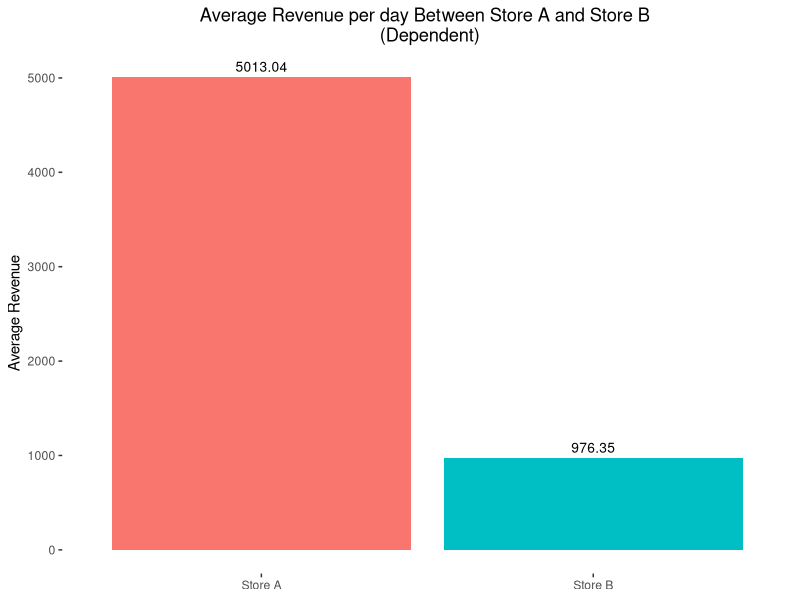
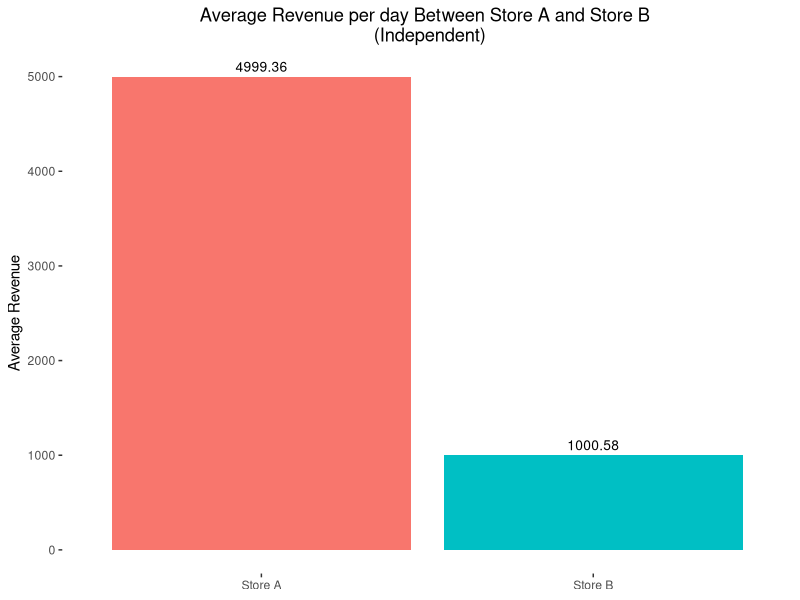

R code for these plots, in order:
set.seed(1)

library(ggplot2)
library(dplyr)

StoreA <- rnorm(365, 5000.21, 332) # Creates 365 samples of occurences, with a mean of 5000.21 and standard deviation of 332
StoreB <- rnorm(365, 1000.12, 332) # Creates 365 samples of occurences, with a mean of 1000.12 and standard deviation of 332

Revenue <- c(StoreA, StoreB) #Combines values into one column. All 365 values of Store A will be combined along with all 365 values of Store B

Store <- rep(c("Store A", "Store B"), each = 365) #Creates of column of Store A and Store B as the two levels. 365 iterations will be created for Store A and then Store \ 

Sales <- data.frame(Store, Revenue) #Creates a dataframe of the Revenue and their corresponding store 

TTestplot <- ggplot(Sales, aes(Store, Revenue, label = Revenue, fill = Store)) + 
	stat_summary(fun.y = "mean", geom = "bar") + #
	stat_summary(aes(label=round(..y..,2)), 
		fun.y=mean, geom="text", size=3.5, vjust = -0.5) + #Plots the text of the average value for each level
	theme(panel.background=element_blank()) + #Creates a blank background for the plot's panel
	theme(plot.background=element_blank()) + #Creates a blank background for the plot 
	theme(plot.title = element_text(hjust = 0.5))+ #Centers plot title
	theme(legend.position="none") + # Gets rid of the legend
	labs(title = "Average Revenue per day Between Store A and Store B \n (Dependent)", #Adds a title for the plot
		x = NULL, y = "Average Revenue" #Labels for the x and y axis
		)
   

ggsave("TTestPlot_Dep.jpeg", #Pathway to save plot to 
	TTestplot #Indicates to save the TTestplot 
)

write.csv(Sales, #Indicates to write the Sales dataframe
	"TestData_Dep.csv" #Indicates the filepath to save the data to
)

#performing dependent t-test (paired, because we used equal variance)
str(Sales)
x <- filter(Sales, Store == "Store B")
y <- filter(Sales, Store == "Store A")
t.test(x$Revenue, y$Revenue, paired = TRUE)

#p-value < 2.2e-16 is an extremely small
#There is a statistically signficiant difference in the means

#Similary, let us generate a new database with the same means as above, 
#(Indepenedent T-Test) but this time we use different variance as well

StoreA <- rnorm(365, 5000.21, 332) # Creates 365 samples of occurences, with a mean of 5000.21 and standard deviation of 332
StoreB <- rnorm(365, 1000.12, 66.4) # Creates 365 samples of occurences, with a mean of 1000.12 and standard deviation of 332

Revenue <- c(StoreA, StoreB) #Combines values into one column. All 365 values of Store A will be combined along with all 365 values of Store B

Store <- rep(c("Store A", "Store B"), each = 365) #Creates of column of Store A and Store B as the two levels. 365 iterations will be created for Store A and then Store \ 

Sales <- data.frame(Store, Revenue) #Creates a dataframe of the Revenue and their corresponding store 

TTestplot <- ggplot(Sales, aes(Store, Revenue, label = Revenue, fill = Store)) + 
  stat_summary(fun.y = "mean", geom = "bar") + #
  stat_summary(aes(label=round(..y..,2)), 
               fun.y=mean, geom="text", size=3.5, vjust = -0.5) + #Plots the text of the average value for each level
  theme(panel.background=element_blank()) + #Creates a blank background for the plot's panel
  theme(plot.background=element_blank()) + #Creates a blank background for the plot 
  theme(plot.title = element_text(hjust = 0.5))+ #Centers plot title
  theme(legend.position="none") + # Gets rid of the legend
  labs(title = "Average Revenue per day Between Store A and Store B \n (Independent)", #Adds a title for the plot
       x = NULL, y = "Average Revenue" #Labels for the x and y axis
  )

ggsave("TTestPlot_Indep.jpeg", #Pathway to save plot to 
      TTestplot #Indicates to save the TTestplot 
)

write.csv(Sales, #Indicates to write the Sales dataframe
          "TestData_Indep.csv" #Indicates the filepath to save the data to
)

#performing dependent t-test (paired, because we used equal variance)
str(Sales)
x <- filter(Sales, Store == "Store B")
y <- filter(Sales, Store == "Store A")
t.test(x$Revenue, y$Revenue, paired = FALSE)

# Again, the p-value is really small (<2.2e-16)
# The difference in means is statistically significant
 
#Additional Comments:
# 1 )We need to describe in brief what the difference between independent and dependent test is
# For independent, first of all we have to assume that the two stores have similar variance,
# After that, we are looking at the difference of EACH DAY's revenue in dependent
# where as for independent, as the name suggests, the variance can be different from each other
# Also, we are not concerened about the differences in each day's revenue
# we are concerned about the difference in AVERAGE REVENUE FOR THE ENTIRE YEAR

# 2) Wouldn't it be better if we used mean that were a bit closer to each other?
# The differenc between 5,000 and 1000 seems a bit large

# 3) I have not made any change to the InsigTTest.R script
# this is because I wanted to confirm the changes made in SigTTest.R 
# before copying them over to InsigTTest.R 